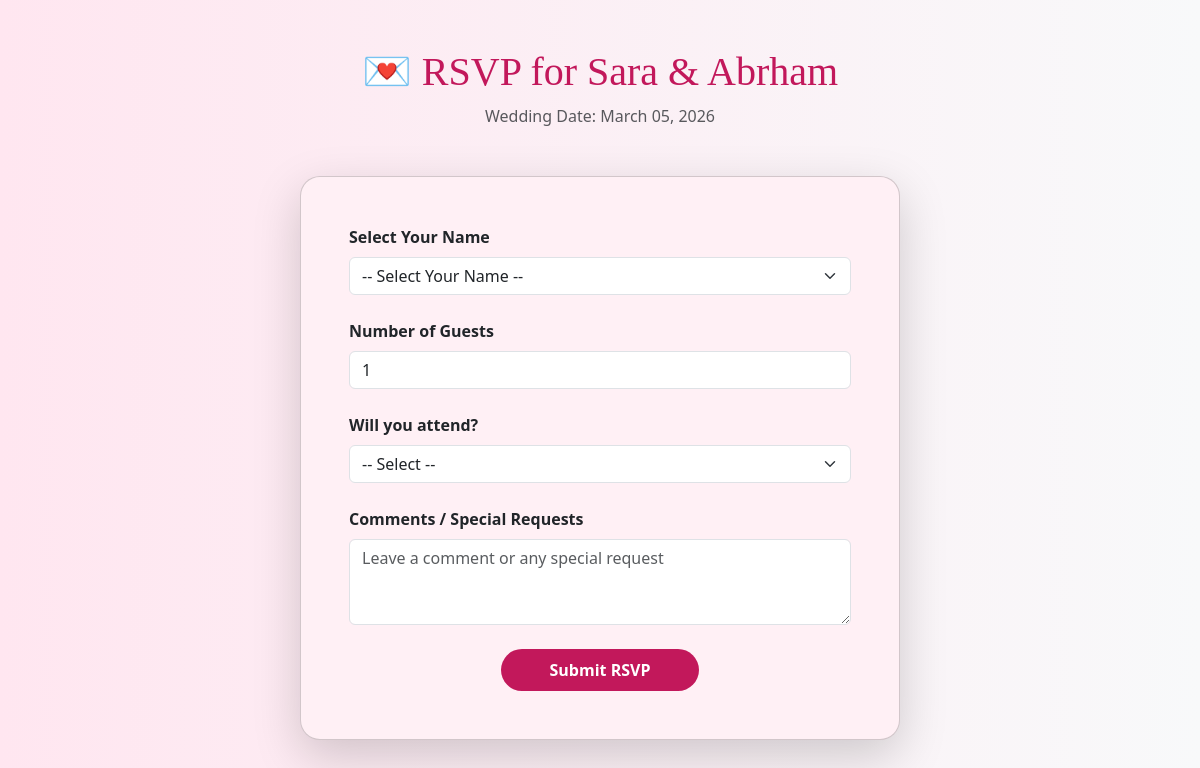
The app's page /rsvp/1/, older data.
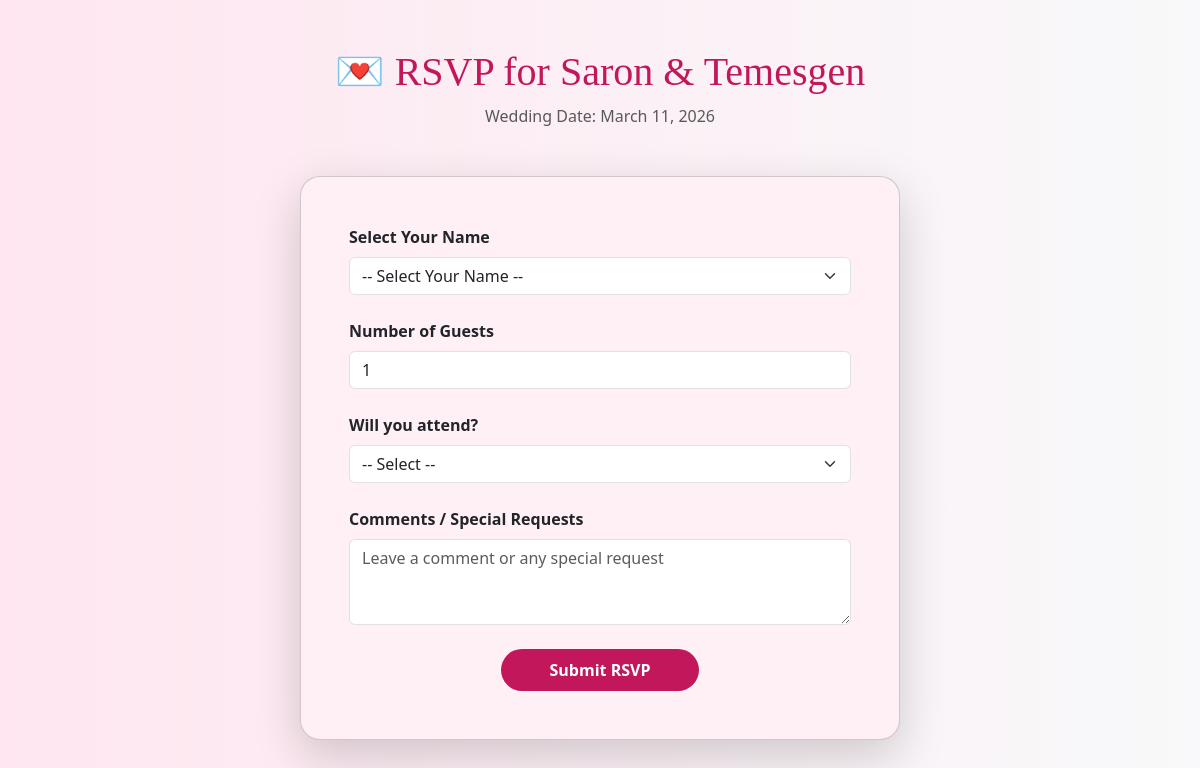
The same page, newer data.
### ForeverLove/models.py (models this page shows, shortened)
class Wedding(models.Model):
    bride_name = models.CharField(max_length=100, null=True, blank=True)
    groom_name = models.CharField(max_length=100, null=True, blank=True)
    wedding_date = models.DateField( null=True, blank=True)
    location = models.CharField(max_length=200, null=True, blank=True)
    story = models.TextField(null=True, blank=True)
    herStory=models.TextField(null=True, blank=True)
    hisStory=models.TextField(null=True, blank=True)
    how_we_met=models.TextField(null=True, blank=True)
    dateOfMeet=models.DateField(null=True, blank=True)
    first_date=models.TextField(null=True, blank=True)
    dateOfDate=models.DateField(null=True, blank=True)
    proposal=models.TextField(null=True, blank=True)
    dateOfProposal=models.DateField(null=True, blank=True)
    engagement=models.TextField(null=True, blank=True)
    dateOfEngagement=models.DateField(null=True, blank=True)
    marriage=models.TextField(null=True, blank=True)

### ForeverLove/views.py (the view, shortened to what this page needs)
# urls.py: path('rsvp/<int:wedding_id>/', rsvp_page, name='rsvp'),
def rsvp_page(request, wedding_id):
    wedding=Wedding.objects.get(id=wedding_id)
    guests=Guest.objects.filter(wedding=wedding)
    return render(request, 'RSVP.html', {'wedding':wedding, 'guests':guests})

### ForeverLove/templates/RSVP.html (shortened to what this page needs)
<!doctype html>
<html lang="en">
<head>
  <link href="https://cdn.jsdelivr.net/npm/bootstrap@5.3.2/dist/css/bootstrap.min.css" rel="stylesheet"/>
</head>
<body style="background: linear-gradient(to right, #ffe6f0, #f8f9fa); min-height: 100vh;">
  <div class="container py-5">
    <div class="text-center mb-5">
      <h1 style="font-family: cursive; color: #c2185b">
        💌 RSVP for {{ wedding.bride_name }} & {{ wedding.groom_name }}
      </h1>
      <p class="text-muted">Wedding Date: {{ wedding.wedding_date|date:"F d, Y" }}</p>
    </div>
    <div class="card shadow-lg p-5" style="border-radius: 20px; max-width: 600px; margin: auto; background-color: #fff0f5;">
<form method="POST" action="{% url 'rsvp' wedding.id %}">
    <div class="mb-4">
      <label class="form-label fw-bold">Select Your Name</label>
      <select name="guest_id" class="form-select" required>
        <option value="">-- Select Your Name --</option>
      </select>
    </div>
    <div class="mb-4">
      <label class="form-label fw-bold">Number of Guests</label>
      <input type="number" name="num_guests" class="form-control" min="1" value="1" required>
    </div>
    <div class="mb-4">
      <label class="form-label fw-bold">Will you attend?</label>
      <select name="attending" class="form-select" required>
        <option value="">-- Select --</option>
      </select>
    </div>
    <div class="mb-4">
      <label class="form-label fw-bold">Comments / Special Requests</label>
      <textarea name="comments" class="form-control" rows="3" placeholder="Leave a comment or any special request"></textarea>
    </div>
    <div class="text-center">
      <button type="submit" class="btn px-5 py-2" style="background-color: #c2185b; color: white; border-radius: 30px; font-weight: bold;">
        Submit RSVP
      </button>
    </div>
</form>
    </div>
  </div>
</body>
</html>

Row changes from the older to the newer data that the page shows:
changed Wedding: bride_name "Sara" → "Saron"; groom_name "Abrham" → "Temesgen"; wedding_date "March 05, 2026" → "March 11, 2026"
